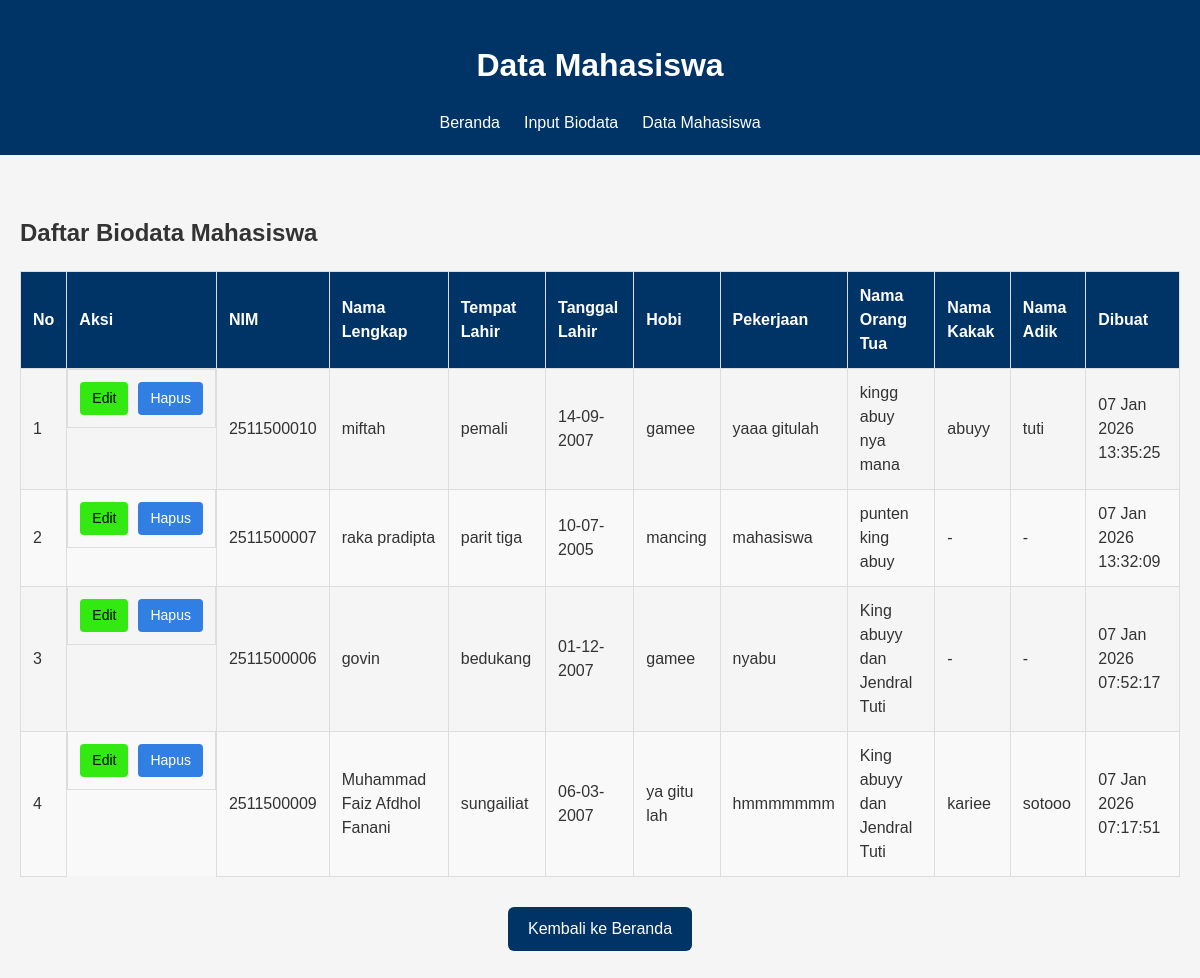
The page /read_biodataMhs.php on the database its author committed.
### tables this page shows
CREATE TABLE `tbl_biodata_mahasiswa` (
  `cmid` int(11) NOT NULL,
  `cnim` varchar(20) NOT NULL,
  `cnama` varchar(100) NOT NULL,
  `ctempat_lahir` varchar(50) NOT NULL,
  `ctanggal_lahir` date NOT NULL,
  `chobi` varchar(100) NOT NULL,
  `cpasangan` varchar(50) DEFAULT NULL,
  `cpekerjaan` varchar(50) DEFAULT NULL,
  `cnama_ortu` varchar(100) NOT NULL,
  `cnama_kakak` varchar(100) DEFAULT NULL,
  `cnama_adik` varchar(100) DEFAULT NULL,
  `dcreated_at` timestamp NULL DEFAULT CURRENT_TIMESTAMP,
  `dupdated_at` timestamp NULL DEFAULT CURRENT_TIMESTAMP ON UPDATE CURRENT_TIMESTAMP
);

### fungsi.php (called while the page is built, shortened)
<?php
function formatTanggal($tgl)
{
  return date("d M Y H:i:s", strtotime($tgl));
}

### read_biodataMhs.php (the view, shortened to what this page needs)
<?php
require 'koneksi.php';
require 'fungsi.php';
$sql = "SELECT * FROM tbl_biodata_mahasiswa ORDER BY cmid DESC";
$q = mysqli_query($conn, $sql);
?>
<!DOCTYPE html>
<html lang="id">
<head>
    <link rel="stylesheet" href="style.css">
</head>
<body>
    <header>
        <h1>Data Mahasiswa</h1>
        <nav>
            <ul>
                <li><a href="index.php">Beranda</a></li>
                <li><a href="index.php#biodata">Input Biodata</a></li>
                <li><a href="#data">Data Mahasiswa</a></li>
            </ul>
        </nav>
    </header>
    <main class="data-mahasiswa">
        <h2>Daftar Biodata Mahasiswa</h2>
        <?php if (mysqli_num_rows($q) > 0): ?>
            <table>
                <thead>
                    <tr>
                        <th>No</th>
                        <th>Aksi</th>
                        <th>NIM</th>
                        <th>Nama Lengkap</th>
                        <th>Tempat Lahir</th>
                        <th>Tanggal Lahir</th>
                        <th>Hobi</th>
                        <th>Pekerjaan</th>
                        <th>Nama Orang Tua</th>
                        <th>Nama Kakak</th>
                        <th>Nama Adik</th>
                        <th>Dibuat</th>
                    </tr>
                </thead>
                <tbody>
                    <?php $i = 1; ?>
                    <?php while ($row = mysqli_fetch_assoc($q)): ?>
                        <tr>
                            <td><?= $i++; ?></td>
                            <td class="aksi-btn">
                                <a href="edit_biodataMhs.php?cmid=<?= (int)$row['cmid']; ?>" class="btn-edit">Edit</a>
                                <a href="delate_biodataMhs.php?cmid=<?= (int)$row['cmid']; ?>"
                                   class="btn-hapus"
                                   onclick="return confirm('Hapus data <?= htmlspecialchars($row['cnama']); ?> (NIM: <?= htmlspecialchars($row['cnim']); ?>)?')">
                                    Hapus
                                </a>
                            </td>
                            <td><?= htmlspecialchars($row['cnim']); ?></td>
                            <td><?= htmlspecialchars($row['cnama']); ?></td>
                            <td><?= htmlspecialchars($row['ctempat_lahir']); ?></td>
                            <td><?= date('d-m-Y', strtotime($row['ctanggal_lahir'])); ?></td>
                            <td><?= htmlspecialchars($row['chobi']); ?></td>
                            <td><?= htmlspecialchars($row['cpekerjaan'] ?? '-'); ?></td>
                            <td><?= htmlspecialchars($row['cnama_ortu']); ?></td>
                            <td><?= htmlspecialchars($row['cnama_kakak']); ?></td>
                            <td><?= htmlspecialchars($row['cnama_adik']); ?></td>
                            <td><?= formatTanggal($row['dcreated_at']); ?></td>
                        </tr>
                    <?php endwhile; ?>
                </tbody>
            </table>
        <?php endif; ?>
        <div style="margin-top: 30px; text-align: center;">
            <a href="index.php" style="background-color: #003366; color: white; padding: 10px 20px;
               border-radius: 6px; text-decoration: none; display: inline-block;">
                Kembali ke Beranda
            </a>
        </div>
    </main>
</body>
</html>

### style.css (style rules this page uses)
* { box-sizing: border-box; }
body { margin: 0; font-family: Arial, sans-serif; background: #f5f5f5; color: #333; line-height: 1.5; }
header { background: #003366; color: #fff; padding: 20px; text-align: center; }
header ul { display: flex; justify-content: center; list-style: none; padding: 0; margin: 10px 0 0; }
header li a { color: #fff; text-decoration: none; padding: 6px 12px; }

### read_biodataMhs.php (style rules this page uses)
.data-mahasiswa { margin: 20px auto; max-width: 1200px; padding: 20px; }
.data-mahasiswa table { width: 100%; border-collapse: collapse; margin-top: 20px; }
.data-mahasiswa th, .data-mahasiswa td { border: 1px solid #ddd; padding: 12px; text-align: left; }
.data-mahasiswa th { background-color: #003366; color: white; font-weight: bold; }
.data-mahasiswa tr:nth-child(even) { background-color: #f9f9f9; }
.aksi-btn { display: flex; gap: 10px; }
.btn-edit { background-color: #32ea12ff; color: #000; padding: 6px 12px; border-radius: 4px; text-decoration: none; font-size: 14px; }
.btn-hapus { background-color: #327fe4ff; color: white; padding: 6px 12px; border-radius: 4px; text-decoration: none; font-size: 14px; }

### rows shown on the page
tbl_biodata_mahasiswa: cnim "2511500010", cnama "miftah", ctempat_lahir "pemali", ctanggal_lahir "14-09-2007", chobi "gamee", cpekerjaan "yaaa gitulah", cnama_ortu "kingg abuy nya mana", cnama_kakak "abuyy", cnama_adik "tuti", dcreated_at "07 Jan 2026 13:35:25"
tbl_biodata_mahasiswa: cnim "2511500007", cnama "raka pradipta", ctempat_lahir "parit tiga", ctanggal_lahir "10-07-2005", chobi "mancing", cpekerjaan "mahasiswa", cnama_ortu "punten king abuy", cnama_kakak "-", cnama_adik "-", dcreated_at "07 Jan 2026 13:32:09"
tbl_biodata_mahasiswa: cnim "2511500006", cnama "govin", ctempat_lahir "bedukang", ctanggal_lahir "01-12-2007", chobi "gamee", cpekerjaan "nyabu", cnama_ortu "King abuyy dan Jendral Tuti", cnama_kakak "-", cnama_adik "-", dcreated_at "07 Jan 2026 07:52:17"
tbl_biodata_mahasiswa: cnim "2511500009", cnama "Muhammad Faiz Afdhol Fanani", ctempat_lahir "sungailiat", ctanggal_lahir "06-03-2007", chobi "ya gitu lah", cpekerjaan "hmmmmmmm", cnama_ortu "King abuyy dan Jendral Tuti", cnama_kakak "kariee", cnama_adik "sotooo", dcreated_at "07 Jan 2026 07:17:51"
